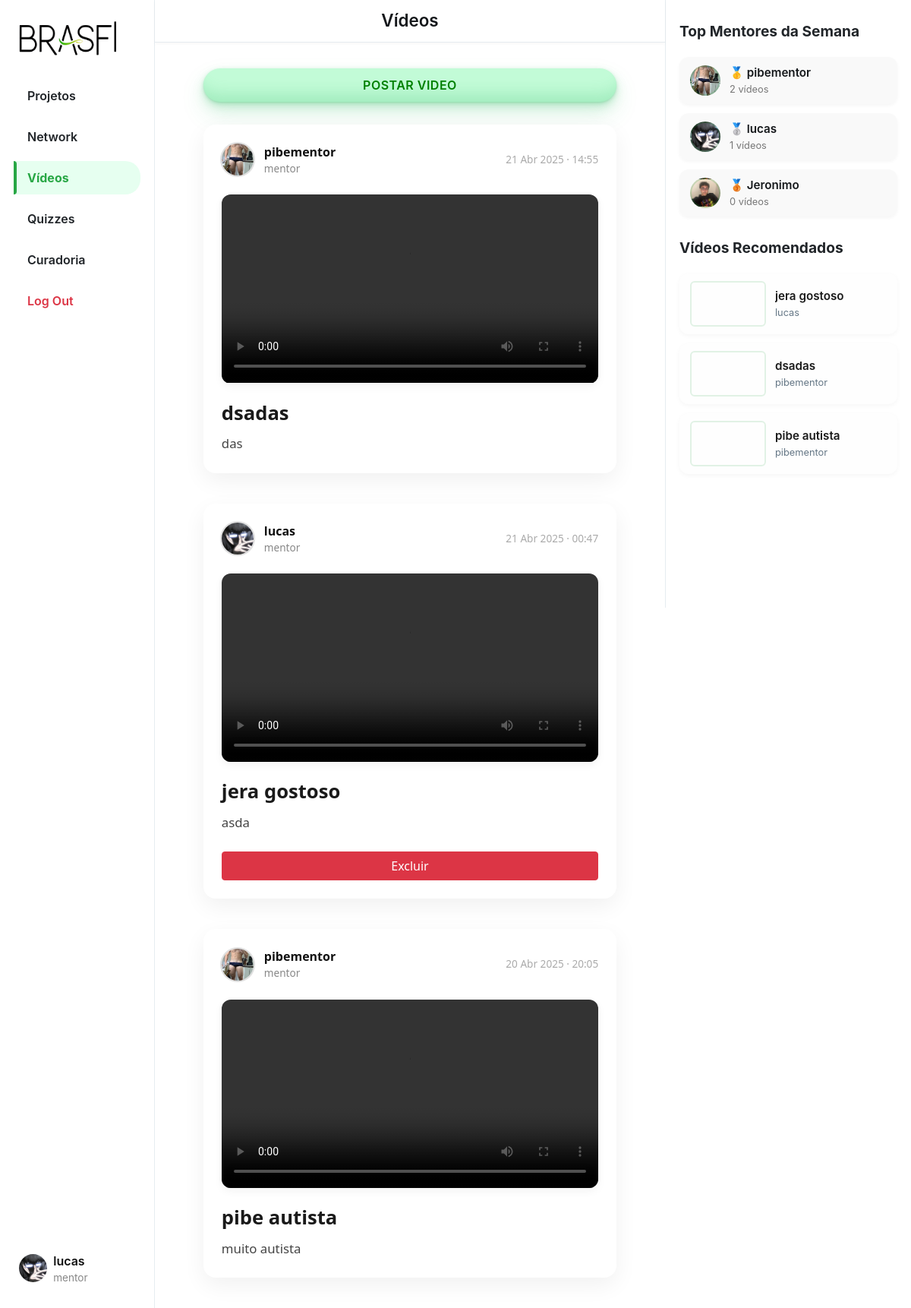
/videos (signed in), run on the app's committed database.
### App_BRASFI/models.py (models this page shows, shortened)
class User(AbstractUser):
    TIPO_USUARIO = (
        ('mentor', 'Mentor'),
        ('aprendiz', 'Aprendiz'),
    )
    profilePic = models.ImageField(upload_to='profile_pic/', blank=True, null=True)
    userType = models.CharField(max_length=10, choices=TIPO_USUARIO, default='aprendiz')

class Video(models.Model):
    title = models.CharField(max_length=255)
    description = models.TextField()
    video_file = models.FileField(upload_to=video_upload_path)
    created_at = models.DateTimeField(default=timezone.now)
    user = models.ForeignKey(User, on_delete=models.CASCADE, related_name='videos')

### App_BRASFI/views.py (the view)
# urls.py: path('videos', views.VideosView, name='videos'),
@login_required
def VideosView(request):
    all_videos = Video.objects.all().order_by('-created_at')
    top_mentors_raw = User.objects.filter(userType="mentor")\
        .annotate(total_videos=Count('videos'))\
        .order_by('-total_videos')[:5]
    recommended_videos = sample(list(all_videos), 3) if all_videos.count() >= 3 else all_videos
    return render(request, "videos.html", {
        "page": "videos",
        "videos": all_videos,
        'top_mentors': top_mentors_raw,
        'recommended_videos': recommended_videos,
    })

### App_BRASFI/templates/videos.html (shortened to what this page needs)
{% extends "layout.html" %}
{% load static %}
{% block body %}
    {% if user.userType == "mentor" %}
        <button id="popup-btn" class="btn new-post-btn" onclick="createvideo()">Postar Video</button>
    {% endif %}
    {% if videos %}
    <div class="posts-view">
        {% for video in videos %}
        <div class="post-card">
            <div class="post-header">
                <div class="creator-info">
                    <div class="small-profilepic-video" style="background-image: url('/media/{{ video.user.profilePic }}');"></div>
                    <div>
                        <div class="username">{{ video.user.username }}</div>
                        <div class="user-type">{{ video.user.userType }}</div>
                    </div>
                </div>
                <div class="created-at">{{ video.created_at|date:"d M Y · H:i" }}</div>
            </div>
            <video controls class="video-player" src="{{ video.video_file.url }}"></video>
            <div class="video-details">
                <h3 class="video-title">{{ video.title }}</h3>
                <p class="video-description">{{ video.description }}</p>
            </div>
            {% if user == video.user %}
            <form method="POST" action="{% url 'App_BRASFI:delete_video' video.id %}" onsubmit="return confirm('Você realmente deseja excluir este vídeo?');">
                <button type="submit" style="width: 100%;" class="btn btn-danger">Excluir</button>
            </form>
            {% endif %}
        </div>
        {% endfor %}
    </div>
    {% endif %}
{% endblock %}
{% block right %}
<div class="top-mentors">
    <h4>Top Mentores da Semana</h4>
    <ul class="mentor-list">
        {% for mentor in top_mentors %}
        <li class="mentor-item">
            <div class="mentor-pic" style="background-image: url('/media/{{ mentor.profilePic }}');"></div>
            <div class="mentor-details">
                <div class="mentor-name">
                    {% if forloop.counter == 1 %}🥇{% elif forloop.counter == 2 %}🥈{% elif forloop.counter == 3 %}🥉{% endif %}
                    {{ mentor.username }}
                </div>
                <div class="mentor-meta">{{ mentor.total_videos }} vídeos</div>
            </div>
        </li>
        {% endfor %}
    </ul>
</div>
<div class="recommended-videos">
    <h4>Vídeos Recomendados</h4>
    <ul class="recommended-list">
        {% for rec_video in recommended_videos %}
        <li class="recommended-item" onclick="window.location.href='{{ rec_video.video_file.url }}'">
            <video class="rec-mini-player" src="{{ rec_video.video_file.url }}" muted playsinline preload="metadata"></video>
            <div class="rec-info">
                <div class="rec-title">{{ rec_video.title }}</div>
                <div class="rec-author">{{ rec_video.user.username }}</div>
            </div>
        </li>
        {% endfor %}
    </ul>
</div>
{% endblock %}

### App_BRASFI/templates/layout.html (shortened to what this page needs)
{% load static %}
<!DOCTYPE html>
<html lang="pt-br">
    <head>
        <link rel="stylesheet" href="https://stackpath.bootstrapcdn.com/bootstrap/4.4.1/css/bootstrap.min.css">
        <link href="{% static 'styles/hub.css' %}" rel="stylesheet">
    </head>
    <body>
        <div class="body" data-page="{{page}}">
            <div class="sidenav">
                <a href="{% url 'App_BRASFI:landing' %}" class="navbar-brand">
                    <img src="{% static 'img/BRASFI_nobg.png' %}" height="50px">
                </a>
                <ul class="sidenav-menu">
                    <li class="nav-item {% if request.path == '/projecthub' %}active{% endif %}">
                        <a href="{% url 'App_BRASFI:projecthub' %}" class="nav-link">
                            <div>Projetos</div>
                        </a>
                    </li>
                    <li class="nav-item {% if request.path == '/networkhub' %}active{% endif %}">
                        <a href="{% url 'App_BRASFI:networkhub' %}" class="nav-link">
                            <div>Network</div>
                        </a>
                    </li>
                    <li class="nav-item {% if request.path == '/videos' %}active{% endif %}">
                        <a href="{% url 'App_BRASFI:videos' %}" class="nav-link">
                            <div>Vídeos</div>
                        </a>
                    </li>
                    <li class="nav-item {% if request.path == '/quizzes' %}active{% endif %}">
                        <a href="{% url 'App_BRASFI:quizzes' %}" class="nav-link">
                            <div>Quizzes</div>
                        </a>
                    </li>
                    {% if user.userType == "mentor" %}
                    <li class="nav-item {% if request.path == '/curadoria' %}active{% endif %}">
                        <a href="{% url 'App_BRASFI:curadoria' %}" class="nav-link">
                            <div>Curadoria</div>
                        </a>
                    </li>
                    {% endif %}
                    <li class="nav-item">
                        <a href="{% url 'App_BRASFI:logout' %}" class="nav-link logout-link">
                            <div>Log Out</div>
                        </a>
                    </li>
                </ul>
                <div class="sidenav-user-wrapper">
                    <div class="user_account">
                        <div class="small-profilepic" style="background-image: url('/media/{{ user.profilePic }}')"></div>
                        <div class="user-info">
                            <div class="username">{{ user.username }}</div>
                            <div class="user-type grey">{{ user.userType }}</div>
                        </div>
                    </div>
                </div>
            </div>
            <div class="main-div">
                <div class="left-div">
                    <nav class="head heading">
                        {% if page == 'projecthub' %}
                            Hub de Projetos
                        {% elif page == 'networkhub' %}
                            Hub de Network
                        {% elif page == 'videos' %}
                            Vídeos
                        {% elif page == 'quizzes' %}
                            Quizzes
                        {% elif page == 'curadoria' %}
                            Curadoria de Projetos
                        {% endif %}
                    </nav>
                    <div class="left-div-content">
                        <div class="posts-view">
                            <div class="main-div-content">
                                {% block body %}
                                {% endblock %}
                            </div>
                        </div>
                    </div>
                </div>
            </div>
            <div class="right-div">
                <div class='right-div-content'>
                    {% block right %}
                    {% endblock %}
                </div>
            </div>
        </div>
    </body>
</html>

### data on the page
User: profilePic (picture), username "lucas", userType "mentor", total_videos "1"
Video: user.profilePic (picture), user.username "pibementor", user.userType "mentor", created_at "21 Abr 2025 · 14:55", title "dsadas", description "das"
Video: user.profilePic (picture), user.username "lucas", user.userType "mentor", created_at "21 Abr 2025 · 00:47", title "jera gostoso", description "asda", shows "Excluir"
Video: user.profilePic (picture), user.username "pibementor", user.userType "mentor", created_at "20 Abr 2025 · 20:05", title "pibe autista", description "muito autista"
User: profilePic (picture), username "pibementor", total_videos "2"
User: profilePic (picture), username "Jeronimo", total_videos "0"
